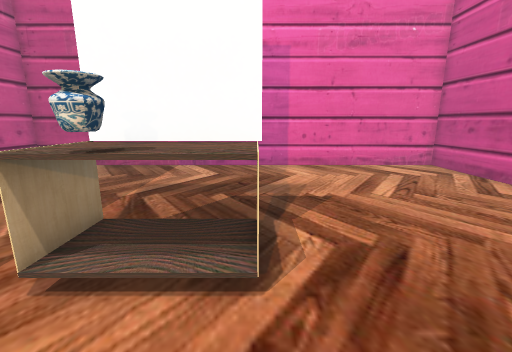
View 1 (above)

12 first-person views from a walk through a 3-D level made in the Unity game engine. The camera is 1.3 m above the floor, tilts 12° down and sees 90° across. The floor is counted in squares, 0.5 m on a side. Each view is taken from the middle of a square. On the plan, view 1 faces up. The plan holds only what a view shows up to about 18 squares ahead; the rest is blank. The player is left out. Door leaves are left out, so doorways stand open. Some surface patterns are stand-ins.

View 2
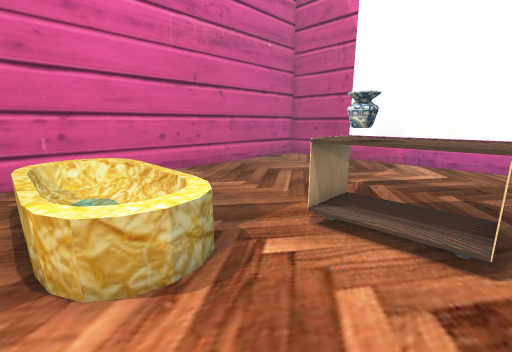

View 3
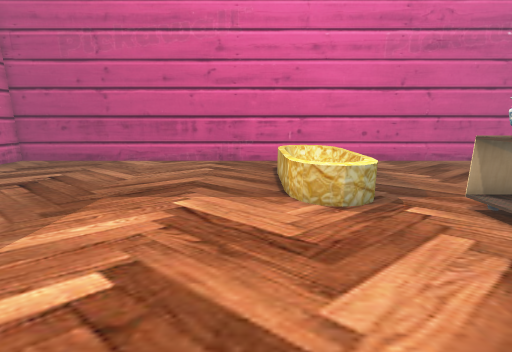

View 4
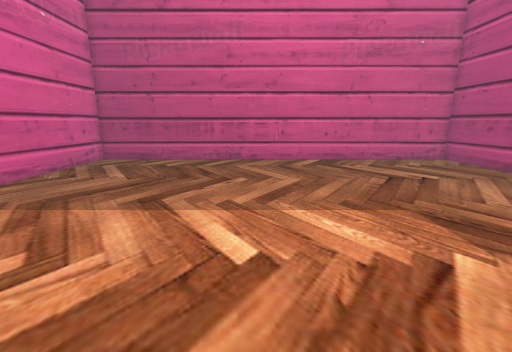

View 5
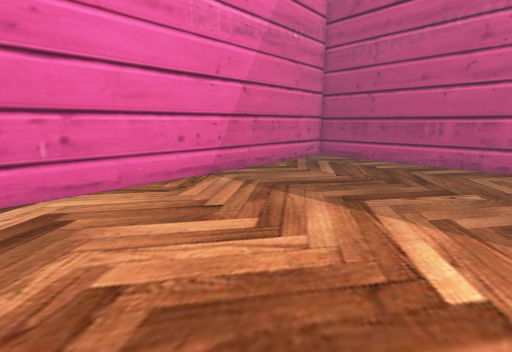

View 6
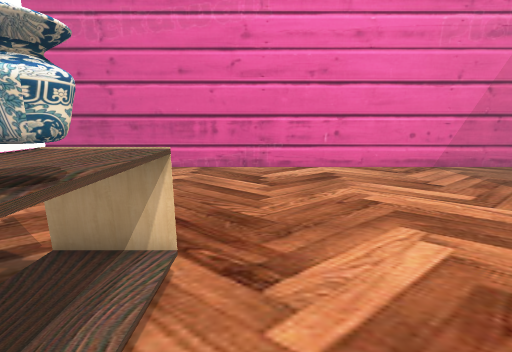

View 7
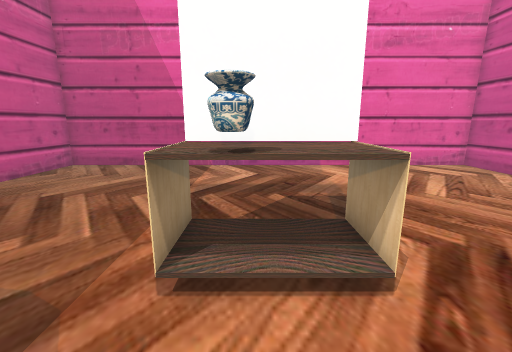

View 8
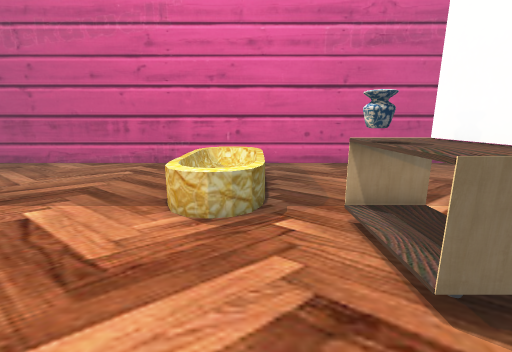

View 9
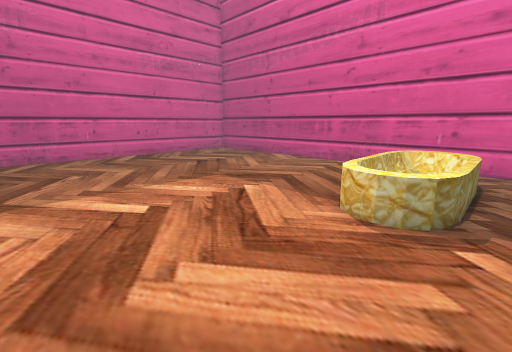

View 10
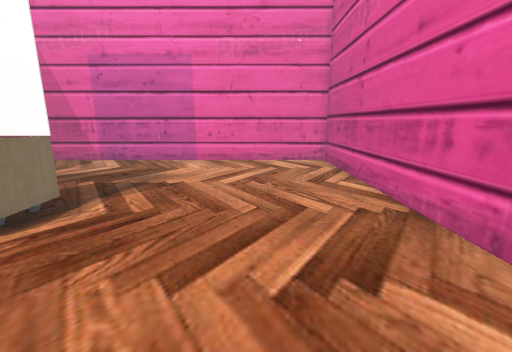

View 11
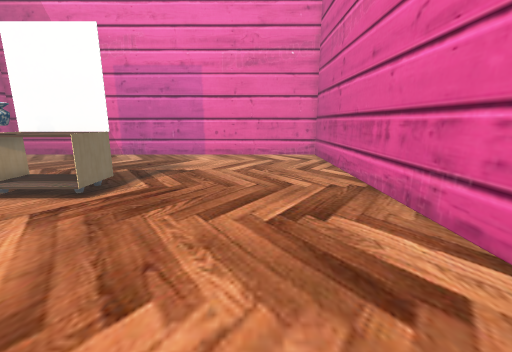

View 12
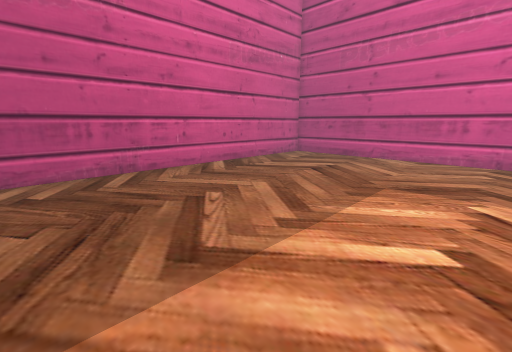

### Floor plan
Key: @ floor where view 1 was taken; # wall or solid block; . floor; D open door; = window, fence, low wall or low ledge; ≈ liquid the walk keeps out of; ^ raised ledge; O other object.
Columns run from 13 left of view 1 to 11 right of it. Each row starts with its distance up from view 1.
 15 #########################
 14 #.......................#
 13 #.......................#
 12 #.......................#
 11 #.......................#
 10 #.......................#
  9 #.......................#
  8 #.......................#
  7 #.......................#
  6 #........DDDDD..........#
  5 #........DDDDD..........#
  4 #.........OO^^..........#
  3 #........DOODD..........#
  2 #.......................#
  1 #..=======..............#
  0 # ^^≈≈   ^...@..........#
 -1 # ===≈  ==..............#
 -2 #..=======..............#
 -3 #.......................#
 -4 #.......................#
 -5 #.......................#
 -6 #.......................#
 -7 #.......................#
 -8 #.......................#
 -9 #.......................#
-10 #.......................#
-11 #.......................#
-12 #.......................#
-13 #.......................#
-14 #.......................#
-15 #.......................#
-16 #.......................#
-17 #.......................#
-18 #.......................#
-19 #########################

Where each view was taken, in squares from view 1:
view 1: 0 up, 0 right, facing up
view 2: 2 down, 0 right, facing up-left
view 3: 3 down, 4 right, facing left
view 4: 1 down, 0 right, facing down
view 5: 1 down, 0 right, facing down-right
view 6: 2 up, 4 left, facing right
view 7: 0 up, 2 left, facing up
view 8: 1 up, 3 right, facing left
view 9: 2 up, 3 right, facing down-left
view 10: 2 down, 6 right, facing up
view 11: 5 down, 6 right, facing up
view 12: 5 down, 6 right, facing down-left
